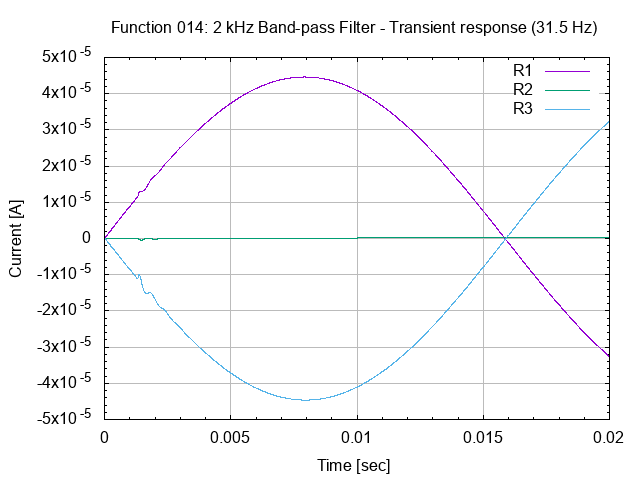

Write the gnuplot code that produced this figure.
# set terminal
set term png

# set graph
set output "26.014.00.02.03.png"
set title "Function 014: 2 kHz Band-pass Filter - Transient response (31.5 Hz)"

# setup Y-axis
set grid ytics lt 1 lw 1 lc rgb "#bbbbbb"
set mytics
set ylabel "Current [A]"

# setup X-axis
set grid xtics lt 1 lw 1 lc rgb "#bbbbbb"
set mxtics
set xrange [0:0.02]
set xlabel "Time [sec]"

# setup plot style
set style data lines
plot '26.014.00.02.03.dat' using 1:2 title "R1", \
     '26.014.00.02.03.dat' using 1:3 title "R2", \
     '26.014.00.02.03.dat' using 1:4 title "R3"

# set output back to default
set output

# reset terminal type
set terminal pop
